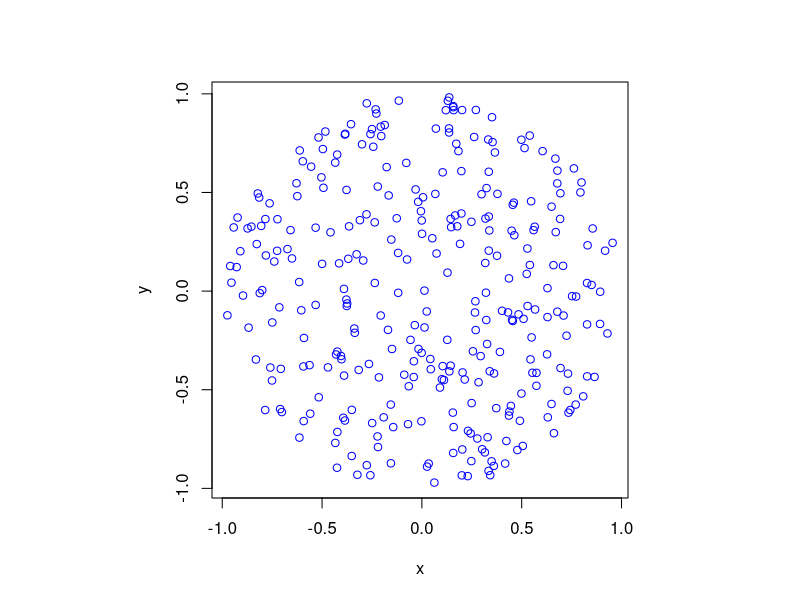
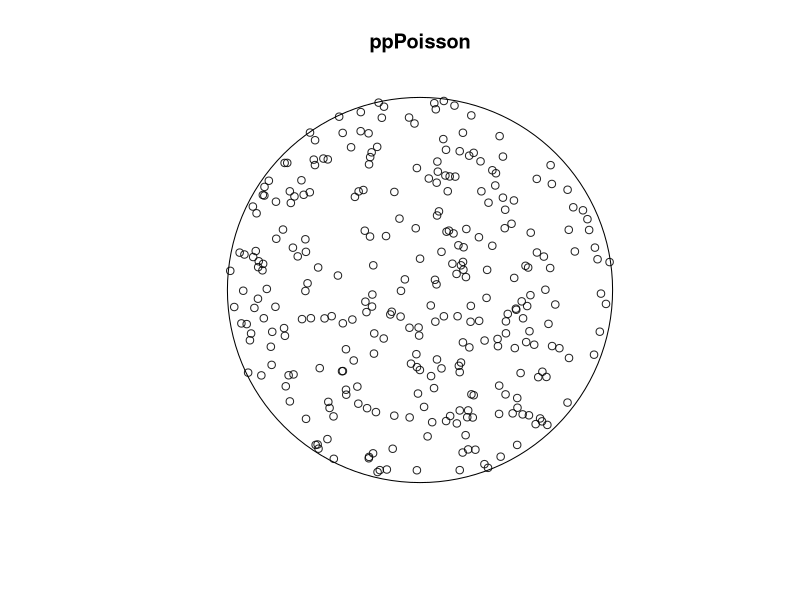
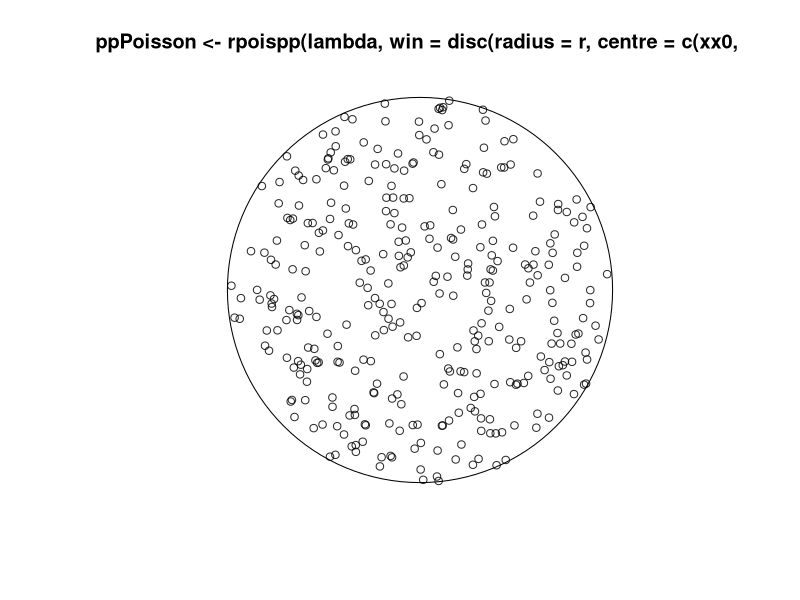

R code for these plots, in order:
#Simulate a Poisson point process on a disk
#Author: H. Paul Keeler, 2018.

#Simulation window parameters
r=1; #radius of disk
xx0=0; yy0=0; #centre of disk

areaTotal=pi*r^2; #area of disk

#Point process parameters
lambda=100; #intensity (ie mean density) of the Poisson process

#Simulate Poisson point process
numbPoints=rpois(1,areaTotal*lambda);#Poisson number of points
theta=2*pi*runif(numbPoints);#angular  of Poisson points
rho=r*sqrt(runif(numbPoints));#radial coordinates of Poisson points

#Convert from polar to Cartesian coordinates
xx=rho*cos(theta);
yy=rho*sin(theta);

#Shift centre of disk to (xx0,yy0)
xx=xx+xx0;
yy=yy+yy0;

#Plotting
par(pty="s")
plot(xx,yy,'p',xlab='x',ylab='y',col='blue');

#Simulate a Poisson point process with spatstat library
library("spatstat");
ppPoisson<-rpoispp(lambda,win=disc(radius=r,centre=c(xx0,yy0))) #create Poisson "point pattern" object
plot(ppPoisson); #Plot point pattern object
#retrieve x/y values from point pattern object
xx=ppPoisson$x; 
yy=ppPoisson$y;

#do the above, but in one line
plot(ppPoisson<-rpoispp(lambda,win=disc(radius=r,centre=c(xx0,yy0))) ); #create and plot point pattern object
